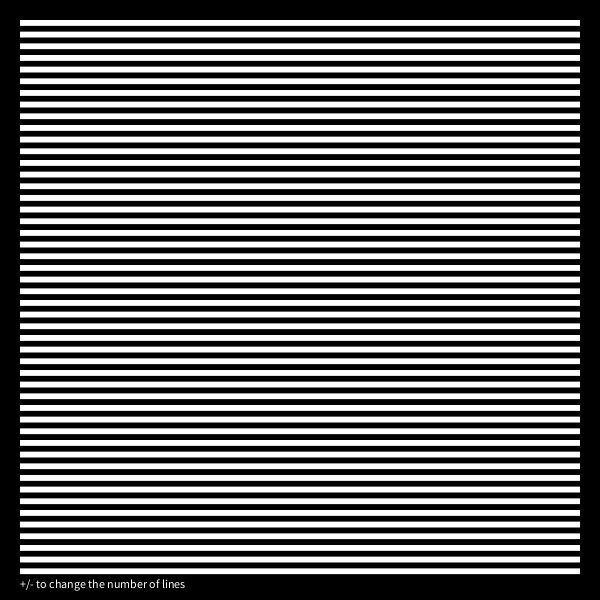
Frame 1 (no input)
Frame 60 (the mouse pressed at the canvas centre just before this capture): identical to frame 1, image omitted
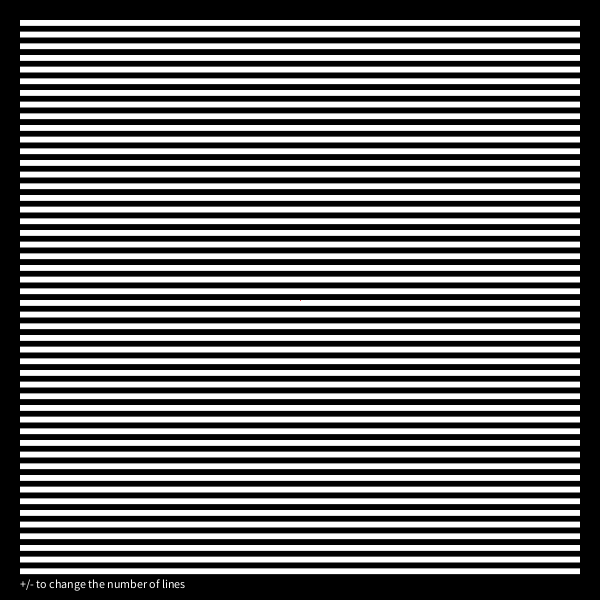
Frame 120 (the mouse held since frame 60 and released just before this capture)

The Processing sketch that drew these frames (run headless with seeded random() and noise(); from frame 60 on, the mouse is pressed at the canvas centre):

// Processing sketch: processing_139152
// ── processing_139152.pde

int n=96;
ligne[] lignes;
PVector[][] vects;
PVector keepMouse;
color fond=color(0);
color bandes = color(255);
PGraphics cache, realthing;
boolean redessine=true;
boolean web=true;
int[] selected= {
  -1, -1
};

void setup() {
  size(600, 600);
  cache = createGraphics(width, height, JAVA2D);
  realthing = createGraphics(width, height, JAVA2D); 
  realthing.beginDraw();
  realthing.background(fond);
  realthing.fill(bandes);
  realthing.noStroke();
  realthing.endDraw();
  vects = new PVector[n][0];
  lignes = new ligne[0]; 
  fill(bandes);
  float divid = width/2;
  ligne l1= new ligne(new PVector(20, 20), new PVector(20, height-20), true); 
  ligne l2= new ligne(new PVector(width-20, 20), new PVector(width-20, height-20), true);
}

void draw() {
  if (redessine) {
   dessineTout(); 
   image(cache, 0, 0); 
  } 
  else {
   image(cache, 0, 0);
    if (!mousePressed) {
      selected[0]=-1;
      for (int a=0;a<lignes.length;a++) {
        ligne l=lignes[a];
        float d1=dist(mouseX, mouseY, l.p1.x, l.p1.y);
        float d2=dist(mouseX, mouseY, l.p2.x, l.p2.y);
        if (d1<10) {
          noFill();
          stroke(bandes);
          ellipse(l.p1.x, l.p1.y, 10, 10);
          selected[0]=a;
          selected[1]=1;
          break;
        } 
        else if (d2<10) {
          noFill();
          stroke(255,0,0);
          ellipse(l.p2.x, l.p2.y, 10, 10);
          selected[0]=a;
          selected[1]=2;
          break;
        }
      }
    } else {
      stroke(255,0,0);
      line(keepMouse.x, keepMouse.y,mouseX, mouseY);
      
    }
  }
  text("+/- to change the number of lines", 20, height-12);
}

class ligne {
  PVector p1, p2; 
  ligne(PVector _p1, PVector _p2) {
    p1=_p1;
    p2=_p2;
  }
  ligne(PVector _p1, PVector _p2, boolean b) {
    p1=_p1;
    p2=_p2;
    lignes = (ligne[]) append(lignes, this);
  }
  void dessine() { 
    float tw = ( p2.x-p1.x)/(n*1.0);
    float th = ( p2.y-p1.y)/(n*1.0);
    for (int a=0;a<n;a++) { 
      PVector v=new PVector(p1.x+(a*tw), p1.y+(a*th));  
      vects[a] = (PVector[]) append(vects[a], v);
    }
  }
}

void mousePressed() {
  keepMouse=new PVector(mouseX, mouseY);
}

void mouseReleased() {
  if (selected[0]==-1) {
    insere(keepMouse, new PVector(mouseX, mouseY));
  } 
  else {
    ligne l = lignes[selected[0]];
    if (selected[1]==1) {
      l.p1=new PVector(mouseX, mouseY);
    } else if(selected[1]==2){
      l.p2=new PVector(mouseX, mouseY);
    } else { 
      l.p1=new PVector(mouseX, mouseY);
    }
    selected[0]=-1;
  }
  redessine=true;
}

void insere(PVector debut, PVector fin) {
  ligne[] newl = new ligne[0];
  boolean passed=false;
  for (int a=0;a<lignes.length;a++) {
    ligne l=lignes[a];
    if (l.p1.x<debut.x) {
    } 
    else {
      if (!passed) {
        passed=true;
        ligne ll = new ligne(debut, fin);
        newl = (ligne[]) append(newl, ll);
      }
    }
    newl = (ligne[]) append(newl, l);
  }
  lignes = newl;
}

void dessineTout() {
  realthing.beginDraw();
  realthing.background(fond);
  realthing.fill(bandes);
  realthing.noStroke();
  redessine=false;
  vects = new PVector[n][0];
  for (ligne l:lignes) {
    l.dessine();
  }
  PVector[][] rects=new PVector[0][0];
  for (int a=0;a<vects.length;a++) {
    boolean pair=a%2==0;
    if (pair) {
      rects = (PVector[][]) append(rects, new PVector[0]);
      PVector[] vs = vects[a];
      rects[rects.length-1] = (PVector[]) concat( rects[rects.length-1], vs);
    } 
    else {
      PVector[] vs = (PVector[]) reverse(vects[a]);
      rects[rects.length-1] = (PVector[]) concat( rects[rects.length-1], vs);
    }
  }
  for (int a=0;a<rects.length;a++) {
    realthing.beginShape();
    for (PVector v:rects[a]) {
      realthing.vertex(v.x, v.y);
    }
    realthing.endShape(CLOSE);
  }
  realthing.endDraw(); 
    retiens(); 
}

void keyPressed() {
  if (key=='+') {
    n+=2;
    redessine=true;
  } 
  else if (key=='-') {
    n-=2;
    redessine=true;
  } 
  n=constrain(n, 4, 256);
}

void retiens() {
  cache.beginDraw();
  cache.image(realthing, 0, 0); 
  cache.endDraw();
}
